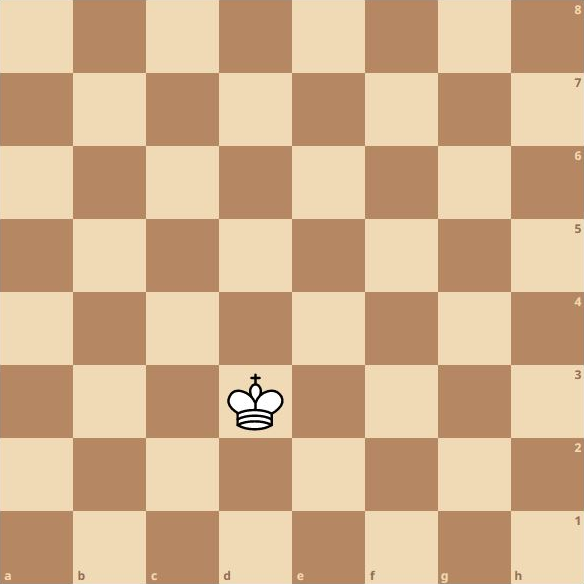
#> input picture static/board_with_king.png, 584 x 584 px
$ python match_template.py
#> lines starting #> are read from the running program, lines starting #| are printed output that depends on the picture
import cv2

board_status = cv2.imread('static/board_with_king.png')
#> board_status is the input picture: shape (584, 584, 3); mean B, G, R 140, 176.1, 210
board_valid_move = cv2.imread('static/board_valid_move.jpg')
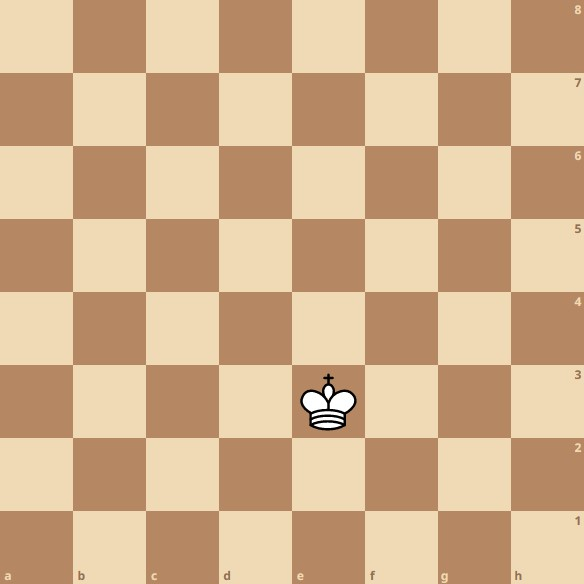
#> input picture static/board_valid_move.jpg, 584 x 584 px
#> board_valid_move is the input picture: shape (584, 584, 3); mean B, G, R 140.2, 176.6, 210.3
board_illegal_move = cv2.imread('static/board_illegal_move.jpg')
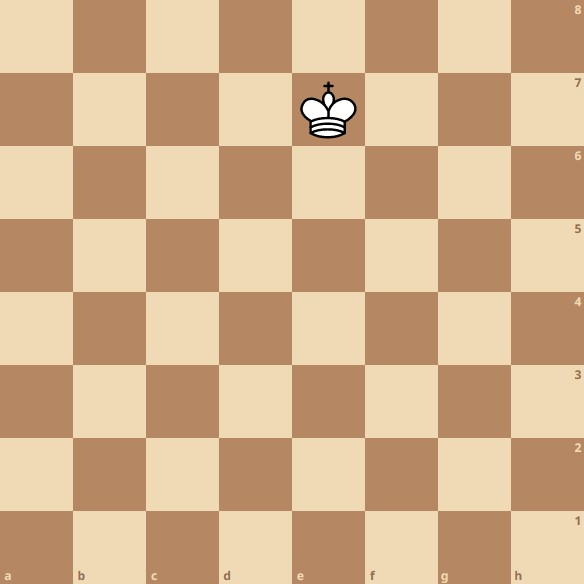
#> input picture static/board_illegal_move.jpg, 584 x 584 px
#> board_illegal_move is the input picture: shape (584, 584, 3); mean B, G, R 140.2, 176.6, 210.3
king_template = cv2.imread('static/white_king.jpg')
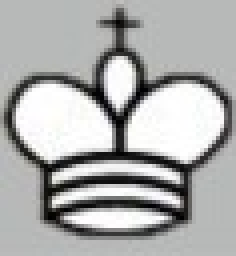
#> input picture static/white_king.jpg, 59 x 64 px (shown 4 times larger)
#> king_template is the input picture: shape (64, 59, 3); mean B, G, R 172.1, 172.9, 172.2
square_pixel_size = int(board_status.shape[0]/8)
#> square_pixel_size = 73

def find_king(board, template=king_template,method=cv2.TM_CCOEFF_NORMED):
#> called with method = 5
    match_template_result = cv2.matchTemplate(board, template,method)
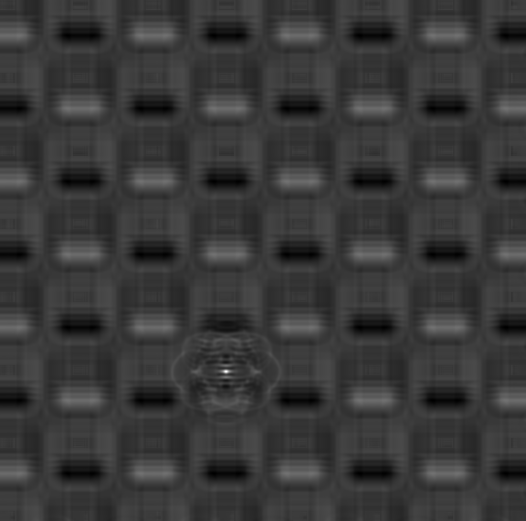
#> match_template_result: shape (521, 526) float32; min -0.251, max 0.873, mean -8.46e-06; drawn with min black and max white
    _, _, _, max_loc = cv2.minMaxLoc(match_template_result)
#> max_loc = (226, 371)
    return (max_loc[0]//square_pixel_size,max_loc[1]//square_pixel_size)

def get_square_name(coordinates):
    columns = 'abcdefgh'
    square = columns[coordinates[0]]+str(8-coordinates[1])
    return square

def check_king_move(original_coordinate, next_coordinate):
    # King moved to a non-neighboring square
    if abs(original_coordinate[0]-next_coordinate[0])>1 or abs(original_coordinate[1]-next_coordinate[1])>1:
        print(get_square_name(original_coordinate) + "->" + get_square_name(next_coordinate) + " is an illegal king move.")
        return 1
    # King did not move
    elif abs(original_coordinate[0]-next_coordinate[0])==0 and abs(original_coordinate[1]-next_coordinate[1])==0:
        print("The king did not move.")
        return 1

    # King moved to a neighboring square
    print(get_square_name(original_coordinate) + "->" + get_square_name(next_coordinate) + " is a valid king move.")
    return 0


original_king   = find_king(board_status)
#> original_king = (3, 5)
valid_king      = find_king(board_valid_move)
#> valid_king = (4, 5)
illegal_king    = find_king(board_illegal_move)
#> illegal_king = (4, 1)

check_king_move(original_king, original_king)
check_king_move(original_king, valid_king)
#> in get_square_name, `square = columns[coordinates[0]]+str(8-coordinates[1])`: square = 'd3'
#| d3->e3 is a valid king move.
check_king_move(original_king, illegal_king)
#| d3->e7 is an illegal king move.
